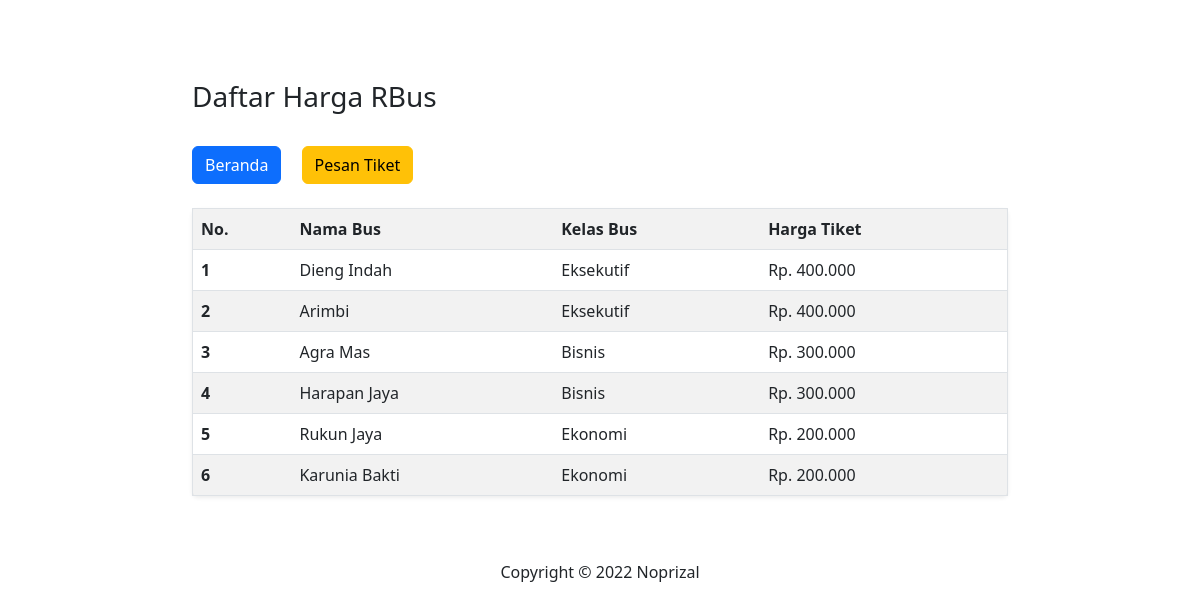
Page /pages/tabel-harga.php on the committed database.
### tables this page shows
CREATE TABLE `daftar_bus` (
  `Id` int(100) NOT NULL,
  `Nama Bus` char(100) NOT NULL,
  `Kelas Bus` char(100) NOT NULL,
  `Harga Tiket` int(100) NOT NULL
);

### function.php (called while the page is built, shortened)
<?php
$conn_db = mysqli_connect("localhost", "root", "", "db_rbus");
function query($query){
    global $conn_db;
    $result = mysqli_query($conn_db, $query);
    $rows = [];
    while($row = mysqli_fetch_assoc($result)){
        $rows[] = $row;
    }
    return $rows;
}
?>

### pages/tabel-harga.php (the view, shortened to what this page needs)
<!DOCTYPE html>
<html lang="en">
  <head>
    <link rel="stylesheet" href="../style/bootstrap/css/bootstrap.css" />
    <link rel="stylesheet" href="../style/style-custom.css" />
  </head>
  <body>
    <div class="container">
      <h3>Daftar Harga RBus</h3>
      <br />
      <a class="btn btn-primary" href="../index.php" role="button">Beranda</a>
      <a class="btn btn-warning ms-3" href="form-pemesanan.php" role="button">Pesan Tiket</a>
      <br />
      <br />
      <table
        class="table table-striped table-hover border border-1 rounded tabel-harga shadow-sm"
      >
        <tr>
          <th>No.</th>
          <th>Nama Bus</th>
          <th>Kelas Bus</th>
          <th>Harga Tiket</th>
        </tr>
        <?php require('../function.php'); ?>
        <?php $buses = query("SELECT * FROM daftar_bus ORDER BY id DESC"); ?>
        <?php $i = 1; ?>
        <?php foreach($buses as $bus): ?>
        <tr>
          <th><?= $i; ?></th>
          <td><?= $bus['Nama Bus']; ?></td>
          <td><?= $bus['Kelas Bus']; ?></td>
          <td><?= "Rp. " . number_format($bus['Harga Tiket'], 0, ',' , '.'); ?></td>
        </tr>
        <?php $i++; ?>
        <?php endforeach; ?>
      </table>
      <br>
      <br>
      <p class="text-center">Copyright © 2022 Noprizal</p>
    </div>
  </body>
</html>

### style/style-custom.css (style rules this page uses)
div.container { width: 70%; margin-top: 80px; }

### rows in the picture
daftar_bus: Nama Bus "Dieng Indah", Kelas Bus "Eksekutif", Harga Tiket "400.000"
daftar_bus: Nama Bus "Arimbi", Kelas Bus "Eksekutif", Harga Tiket "400.000"
daftar_bus: Nama Bus "Agra Mas", Kelas Bus "Bisnis", Harga Tiket "300.000"
daftar_bus: Nama Bus "Harapan Jaya", Kelas Bus "Bisnis", Harga Tiket "300.000"
daftar_bus: Nama Bus "Rukun Jaya", Kelas Bus "Ekonomi", Harga Tiket "200.000"
daftar_bus: Nama Bus "Karunia Bakti", Kelas Bus "Ekonomi", Harga Tiket "200.000"
